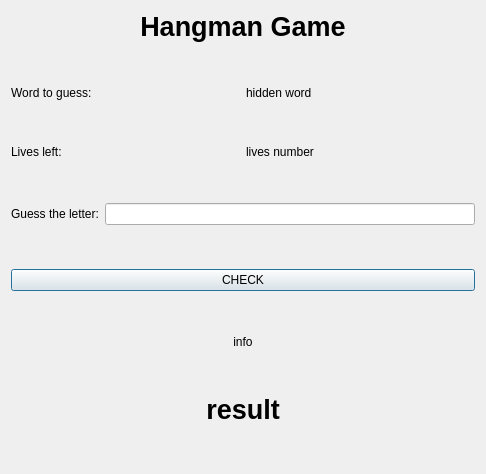
<?xml version="1.0" encoding="UTF-8"?>
<ui version="4.0">
 <class>Dialog</class>
 <widget class="QDialog" name="Dialog">
  <property name="geometry">
   <rect>
    <x>0</x>
    <y>0</y>
    <width>486</width>
    <height>474</height>
   </rect>
  </property>
  <property name="windowTitle">
   <string>Dialog</string>
  </property>
  <layout class="QVBoxLayout" name="verticalLayout">
   <item>
    <widget class="QLabel" name="label_name">
     <property name="font">
      <font>
       <pointsize>20</pointsize>
       <bold>true</bold>
      </font>
     </property>
     <property name="text">
      <string>Hangman Game</string>
     </property>
     <property name="alignment">
      <set>Qt::AlignmentFlag::AlignCenter</set>
     </property>
    </widget>
   </item>
   <item>
    <spacer name="verticalSpacer_6">
     <property name="orientation">
      <enum>Qt::Orientation::Vertical</enum>
     </property>
     <property name="sizeHint" stdset="0">
      <size>
       <width>20</width>
       <height>40</height>
      </size>
     </property>
    </spacer>
   </item>
   <item>
    <layout class="QHBoxLayout" name="horizontalLayout">
     <item>
      <widget class="QLabel" name="label_1">
       <property name="text">
        <string>Word to guess:</string>
       </property>
      </widget>
     </item>
     <item>
      <widget class="QLabel" name="label_hidden">
       <property name="text">
        <string>hidden word</string>
       </property>
      </widget>
     </item>
    </layout>
   </item>
   <item>
    <spacer name="verticalSpacer_5">
     <property name="orientation">
      <enum>Qt::Orientation::Vertical</enum>
     </property>
     <property name="sizeHint" stdset="0">
      <size>
       <width>20</width>
       <height>40</height>
      </size>
     </property>
    </spacer>
   </item>
   <item>
    <layout class="QHBoxLayout" name="horizontalLayout_2">
     <item>
      <widget class="QLabel" name="label_2">
       <property name="text">
        <string>Lives left:</string>
       </property>
      </widget>
     </item>
     <item>
      <widget class="QLabel" name="label_lives">
       <property name="text">
        <string>lives number</string>
       </property>
      </widget>
     </item>
    </layout>
   </item>
   <item>
    <spacer name="verticalSpacer_4">
     <property name="orientation">
      <enum>Qt::Orientation::Vertical</enum>
     </property>
     <property name="sizeHint" stdset="0">
      <size>
       <width>20</width>
       <height>40</height>
      </size>
     </property>
    </spacer>
   </item>
   <item>
    <layout class="QHBoxLayout" name="horizontalLayout_3">
     <item>
      <widget class="QLabel" name="label_3">
       <property name="text">
        <string>Guess the letter:</string>
       </property>
      </widget>
     </item>
     <item>
      <widget class="QLineEdit" name="lineEdit"/>
     </item>
    </layout>
   </item>
   <item>
    <spacer name="verticalSpacer_3">
     <property name="orientation">
      <enum>Qt::Orientation::Vertical</enum>
     </property>
     <property name="sizeHint" stdset="0">
      <size>
       <width>20</width>
       <height>40</height>
      </size>
     </property>
    </spacer>
   </item>
   <item>
    <widget class="QPushButton" name="pushButton">
     <property name="text">
      <string>CHECK</string>
     </property>
    </widget>
   </item>
   <item>
    <spacer name="verticalSpacer">
     <property name="orientation">
      <enum>Qt::Orientation::Vertical</enum>
     </property>
     <property name="sizeHint" stdset="0">
      <size>
       <width>20</width>
       <height>40</height>
      </size>
     </property>
    </spacer>
   </item>
   <item>
    <widget class="QLabel" name="label_info">
     <property name="text">
      <string>info</string>
     </property>
     <property name="alignment">
      <set>Qt::AlignmentFlag::AlignCenter</set>
     </property>
    </widget>
   </item>
   <item>
    <spacer name="verticalSpacer_2">
     <property name="orientation">
      <enum>Qt::Orientation::Vertical</enum>
     </property>
     <property name="sizeHint" stdset="0">
      <size>
       <width>20</width>
       <height>40</height>
      </size>
     </property>
    </spacer>
   </item>
   <item>
    <widget class="QLabel" name="label_result">
     <property name="font">
      <font>
       <pointsize>20</pointsize>
       <bold>true</bold>
      </font>
     </property>
     <property name="text">
      <string>result</string>
     </property>
     <property name="alignment">
      <set>Qt::AlignmentFlag::AlignCenter</set>
     </property>
    </widget>
   </item>
   <item>
    <spacer name="verticalSpacer_7">
     <property name="orientation">
      <enum>Qt::Orientation::Vertical</enum>
     </property>
     <property name="sizeHint" stdset="0">
      <size>
       <width>20</width>
       <height>40</height>
      </size>
     </property>
    </spacer>
   </item>
  </layout>
 </widget>
 <resources/>
 <connections/>
</ui>
